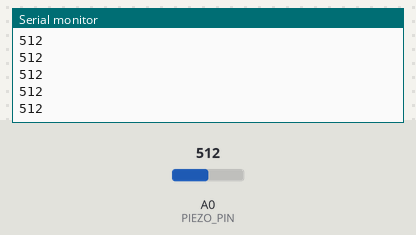
The sketch below on a simulated Arduino Uno, built with avr-gcc and run on an emulated ATmega328P. Parts: the last lines printed to the serial monitor. Inputs (shaded band) come from the test bench; at power-on: A0 (PIEZO_PIN) = 512.

Above: at 1.2 s.
1.3 s: A0 (PIEZO_PIN) set to 716
At 2.4 s:
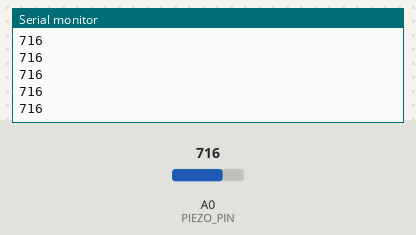
2.8 s: A0 (PIEZO_PIN) set to 900
At 3.6 s:
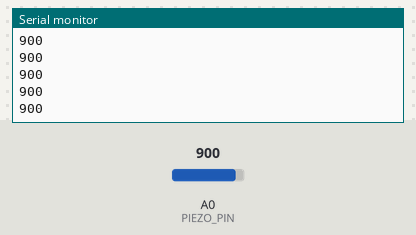
Timing chart, 0 to 5.8 s (numbered marks = the images above; inputs shaded):
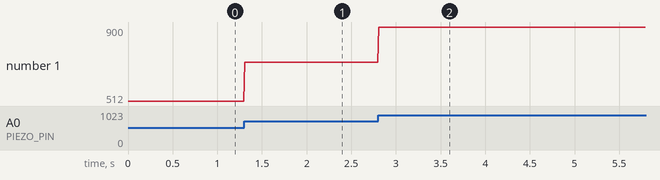

Measured:
- after the input at 1.3 s, the serial monitor: prints a new line at once (image 1)
- after the input at 2.8 s, the serial monitor: prints a new line at once (image 2)
- plotted number 1: 512 → 716 after the input at 1.3 s, 716 → 900 after the input at 2.8 s

The sketch:

piezo_arduino.ino
```cpp
const int PIEZO_PIN = A0;
const int THRESHOLD = 10;

void setup() {
  Serial.begin(115200);
}

void loop() {
  int raw = analogRead(PIEZO_PIN);

  if (raw > THRESHOLD) {
    Serial.println(raw);
  } else {
    Serial.println(0);
  }

  delay(10);
}
```
